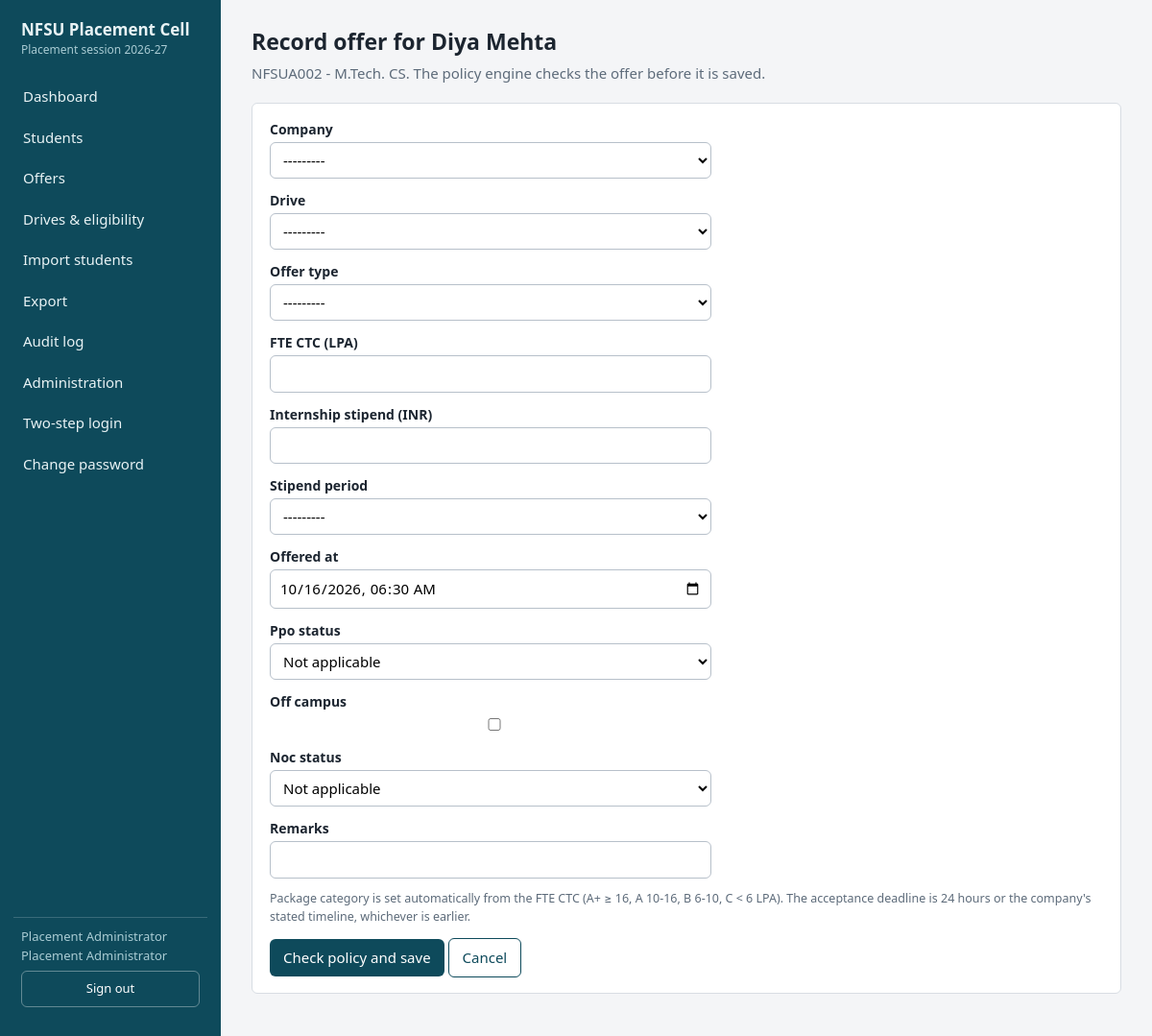
Page /students/2/offers/new/ (signed in) on the committed database.
### core/models.py (models this page shows, shortened)
class User(AbstractUser):
    class Role(models.TextChoices):
        ADMIN = "ADMIN", "Placement Administrator"
        OFFICER = "OFFICER", "Placement Officer"
        COORDINATOR = "COORDINATOR", "Course Coordinator"
        RECRUITER = "RECRUITER", "Company / Recruiter"
        STUDENT = "STUDENT", "Student (read-only)"
    role = models.CharField(max_length=20, choices=Role.choices, default=Role.STUDENT)
    course = models.CharField(max_length=20, choices=COURSES, blank=True,
                              help_text="Coordinators: the one course they may see.")
    company = models.ForeignKey(Company, null=True, blank=True, on_delete=models.SET_NULL,
                                help_text="Recruiters: the one company they may see.")
    student = models.OneToOneField(Student, null=True, blank=True, on_delete=models.SET_NULL,
                                   related_name="login", help_text="Students: their own record.")
    totp_secret = models.CharField(max_length=64, blank=True)
    mfa_enabled = models.BooleanField(default=False)

class Student(models.Model):
    class Registration(models.TextChoices):
        REGISTERED = "REGISTERED", "Registered"
        DEREGISTERED = "DEREGISTERED", "Deregistered"
        NOT_REGISTERED = "NOT_REGISTERED", "Not registered"
    class Eligibility(models.TextChoices):
        ELIGIBLE = "ELIGIBLE", "Eligible"
        INELIGIBLE = "INELIGIBLE", "Ineligible"
        PENDING = "PENDING", "Pending verification"
    placement_id = models.CharField(
        max_length=20, unique=True,
        validators=[RegexValidator(r"^[A-Z0-9\-]{4,20}$", "4-20 chars: capital letters, digits, hyphen.")])
    name = models.CharField(
        max_length=100,
        validators=[RegexValidator(r"^[A-Za-z][A-Za-z .'\-]{1,99}$", "Letters, spaces, . ' - only.")])
    mobile = EncryptedTextField(
        validators=[RegexValidator(r"^[6-9]\d{9}$", "Enter a valid 10-digit Indian mobile number.")])
    email = models.EmailField()
    course = models.CharField(max_length=20, choices=COURSES)
    batch = models.CharField(max_length=9, validators=[RegexValidator(r"^\d{4}-\d{2}$", "Format: 2025-27")])
    registration_status = models.CharField(max_length=20, choices=Registration.choices,
                                           default=Registration.NOT_REGISTERED)
    eligibility_status = models.CharField(max_length=20, choices=Eligibility.choices,
                                          default=Eligibility.PENDING)
    remarks = models.CharField(max_length=500, blank=True)
    is_archived = models.BooleanField(default=False)
    created_at = models.DateTimeField(auto_now_add=True)
    updated_at = models.DateTimeField(auto_now=True)
    AUDIT_FIELDS = ["placement_id", "name", "mobile", "email", "course", "batch",
                    "registration_status", "eligibility_status", "remarks", "is_archived"]
    class Meta:
        ordering = ["placement_id"]
    @property
    def course_label(self):
        return COURSE_LABEL.get(self.course, self.course)

### core/views.py (the view, shortened to what this page needs)
# urls.py: path("students/<int:pk>/offers/new/", views.offer_create, name="offer_create"),
@role_required(*ADMIN_OFFICER)
def offer_create(request, pk):
    student = get_object_or_404(students_for(request.user), pk=pk)
    cfg = PolicyConfig.get()
    form = OfferForm(request.POST or None)
    decision = None
    return render(request, "offer_form.html", {"form": form, "st": student, "decision": decision})

### core/forms.py (shortened to what this page needs)
class OfferForm(forms.ModelForm):
    override = forms.BooleanField(required=False, label="Administrator override of a policy block")
    override_reason = forms.CharField(required=False, max_length=300, label="Override justification")
    class Meta:
        model = Offer
        fields = ["company", "drive", "offer_type", "ctc_lpa", "stipend_amount", "stipend_period",
                  "offered_at", "ppo_status", "off_campus", "noc_status", "remarks"]
        widgets = {"offered_at": forms.DateTimeInput(attrs={"type": "datetime-local"}, format="%Y-%m-%dT%H:%M")}
    def __init__(self, *args, **kwargs):
        super().__init__(*args, **kwargs)
        self.fields["offered_at"].input_formats = ["%Y-%m-%dT%H:%M", "%Y-%m-%d %H:%M"]
        self.fields["drive"].required = False

### core/models.py (called while the page is built)
    def __str__(self):
        return self.name

    @classmethod
    def get(cls):
        obj, _ = cls.objects.get_or_create(pk=1)
        return obj

    def __str__(self):
        return "%s - %s (%s)" % (self.company, self.title, self.date)

### core/permissions.py (called while the page is built, shortened)
def role_required(*roles):
    def deco(view):
        @wraps(view)
        @login_required
        def wrapper(request, *args, **kwargs):
            if request.user.role not in roles:
                audit.log(request.user, "ACCESS_DENIED", request=request,
                          note="%s %s" % (request.method, request.path))
                return render(request, "403.html", status=403)
            return view(request, *args, **kwargs)
        return wrapper
    return deco

def students_for(user):
    qs = Student.objects.all()
    if user.role in (R.ADMIN, R.OFFICER):
        return qs

### core/security.py (called while the page is built)
def _fernet():
    raw = settings.FIELD_ENCRYPTION_KEY or settings.SECRET_KEY
    key = base64.urlsafe_b64encode(hashlib.sha256(raw.encode()).digest())
    return Fernet(key)

    def from_db_value(self, value, expression, connection):
        if not value:
            return value
        try:
            return _fernet().decrypt(value.encode()).decode()
        except InvalidToken:
            return "[decryption-error]"

### templates/offer_form.html (shortened to what this page needs)
{% extends "base.html" %}{% block title %}Record offer{% endblock %}
{% block content %}<h1>Record offer for {{ st.name }}</h1><p class="sub">{{ st.placement_id }} - {{ st.course_label }}. The policy engine checks the offer before it is saved.</p>
<form method="post" class="panel">{% csrf_token %}
{% for f in form %}{% if f.name == "override" or f.name == "override_reason" %}
  {% if user.role == "ADMIN" and blocked %}<div class="frow"><label for="{{ f.id_for_label }}">{{ f.label }}</label>{{ f }}</div>{% endif %}
{% else %}<div class="frow"><label for="{{ f.id_for_label }}">{{ f.label }}</label>{{ f }}{% for e in f.errors %}<div class="err">{{ e }}</div>{% endfor %}</div>{% endif %}{% endfor %}
<p class="help">Package category is set automatically from the FTE CTC (A+ &ge; 16, A 10-16, B 6-10, C &lt; 6 LPA). The acceptance deadline is 24 hours or the company's stated timeline, whichever is earlier.</p>
<button type="submit">Check policy and save</button> <a class="btn alt" href="{% url 'student_detail' st.pk %}">Cancel</a></form>{% endblock %}

### templates/base.html (shortened to what this page needs)
{% load static %}<!doctype html>
<html lang="en"><head><meta charset="utf-8"><meta name="viewport" content="width=device-width,initial-scale=1">
<link rel="stylesheet" href="{% static 'style.css' %}"></head>
<body>
{% if user.is_authenticated %}
<div class="shell">
<nav class="side" aria-label="Main">
  <div class="brand">NFSU Placement Cell<small>Placement session 2026-27</small></div>
  {% if user.role == "ADMIN" or user.role == "OFFICER" or user.role == "COORDINATOR" %}
    <a href="{% url 'dashboard' %}">Dashboard</a>
    <a href="{% url 'student_list' %}">Students</a>
    <a href="{% url 'offer_list' %}">Offers</a>
    <a href="{% url 'drive_list' %}">Drives &amp; eligibility</a>
  {% endif %}
  {% if user.role == "ADMIN" or user.role == "OFFICER" %}
    <a href="{% url 'student_import' %}">Import students</a>
    <a href="{% url 'export' %}">Export</a>
  {% endif %}
  {% if user.role == "ADMIN" %}
    <a href="{% url 'audit_list' %}">Audit log</a>
    <a href="/admin-console/">Administration</a>
  {% endif %}
  <a href="{% url 'security_settings' %}">Two-step login</a>
  <a href="{% url 'password_change' %}">Change password</a>
  <div class="who">{{ user.get_full_name|default:user.username }}<br>{{ user.get_role_display }}
    <form method="post" action="{% url 'logout' %}">{% csrf_token %}<button type="submit">Sign out</button></form></div>
</nav>
<main class="main">
{% else %}<main class="login">{% endif %}
{% block content %}{% endblock %}
</main>
{% if user.is_authenticated %}</div>{% endif %}
</body></html>

### static/style.css (style rules this page uses)
:root { --bg:#f4f5f7;--surface:#fff;--ink:#1c2530;--muted:#5d6b7a;--line:#d8dde3;--brand:#0e4a5b;--brand-2:#e8f1f3; --ok:#1b7a45;--ok-bg:#e5f4eb;--warn:#9a5b00;--warn-bg:#fdf1db;--bad:#b3261e;--bad-bg:#fbe7e5;--r:6px }
* { box-sizing:border-box }
body { margin:0;font:15px/1.5 "Segoe UI",system-ui,-apple-system,Roboto,Arial,sans-serif;color:var(--ink);background:var(--bg) }
a { color:var(--brand) }
.shell { display:grid;grid-template-columns:230px 1fr;min-height:100vh }
.side { background:var(--brand);color:#e9f3f5;padding:20px 14px;display:flex;flex-direction:column;gap:4px }
.brand { font-weight:700;font-size:17px;line-height:1.25;margin-bottom:18px;padding:0 8px }
.brand small { display:block;font-weight:400;font-size:12px;color:#a9cbd3;margin-top:3px }
.side a { color:#e9f3f5;text-decoration:none;padding:8px 10px;border-radius:var(--r) }
.side .who { margin-top:auto;font-size:13px;color:#a9cbd3;padding:10px 8px;border-top:1px solid rgba(255,255,255,.18) }
.side form { margin:6px 0 0 }
.main { padding:26px 32px;max-width:1280px;width:100% }
h1 { font-size:23px;margin:0 0 4px }
.sub { color:var(--muted);margin:0 0 20px }
.panel { background:var(--surface);border:1px solid var(--line);border-radius:var(--r);padding:16px 18px;margin-bottom:18px }
.btn,button { font:inherit;background:var(--brand);color:#fff;border:0;border-radius:var(--r);padding:8px 14px;cursor:pointer;text-decoration:none;display:inline-block }
.btn.alt,button.alt { background:#fff;color:var(--brand);border:1px solid var(--brand) }
.side button { background:transparent;border:1px solid rgba(255,255,255,.35);width:100% }
input,select,textarea { font:inherit;padding:7px 9px;border:1px solid #b7c0ca;border-radius:var(--r);background:#fff;max-width:100% }
.frow { margin-bottom:12px }
.frow label { display:block;font-weight:600;font-size:14px;margin-bottom:3px }
.frow input,.frow select,.frow textarea { width:100%;max-width:460px }
.help { color:var(--muted);font-size:12.5px }

### rows in the picture
User: get_full_name "Placement Administrator", role "Placement Administrator"
Student: name "Diya Mehta", placement_id "NFSUA002", course_label "M.Tech. CS"

### other values in the picture
{{ f.label }} "Company" "Drive" "Offer type" "FTE CTC (LPA)" "Internship stipend (INR)" "Stipend period" "Offered at" "Ppo status" "Off campus" "Noc status" "Remarks"
